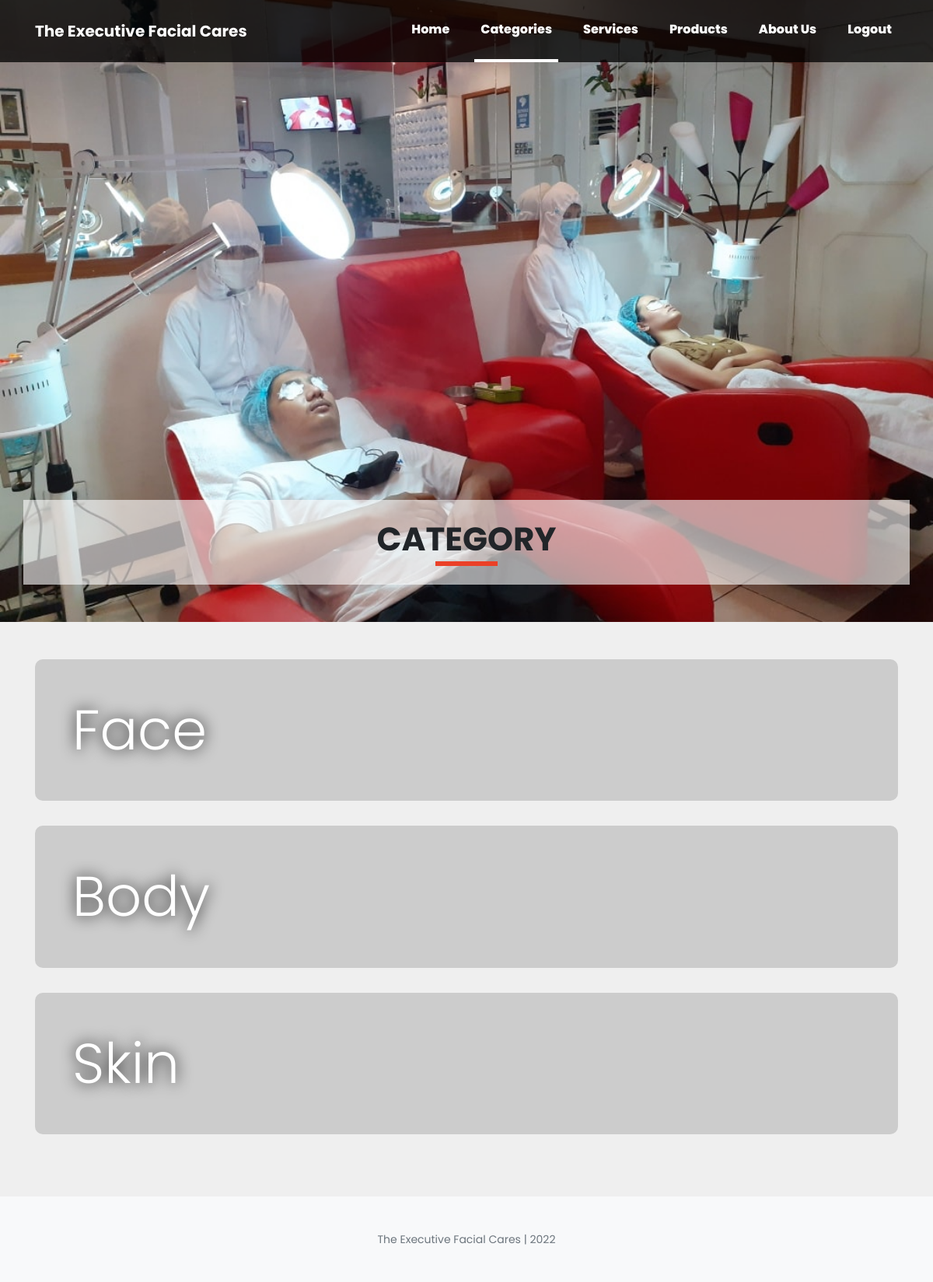
Screenshot of /index.php?page=category (signed in) with the database file from the repository.
### tables this page shows
CREATE TABLE `categories` (
  `id` int(30) NOT NULL,
  `name` varchar(100) NOT NULL,
  `img_path` varchar(100) DEFAULT NULL,
  `created_at` datetime NOT NULL DEFAULT current_timestamp()
);

### category.php (the view)
<?php include('component/masthead.php'); ?>
<section class="bg-light-gray py-5">
    <div class="container">
        <?php
            $categories = $conn->query("SELECT * FROM categories");
            while( $row = $categories->fetch_assoc()):
        ?>
        <div class="category-box">
            <h1 class="text-white display-3"><?php echo $row['name']?></h1>
        </div>
        <?php endwhile; ?>
    </div>
</section>

### ext/css/app.css (style rules this page uses)
body { font-family: 'Poppins'; }
.bg-light-gray { background-color: #efefef !important; }
.category-box { background:url('https://picsum.photos/300/200?random=3') center/cover no-repeat; padding: 3em; margin-bottom: 2em; border-radius: 10px; text-shadow: 0px 0px 19px #000000; }

### rows the page displays
categories: name "Face"
categories: name "Body"
categories: name "Skin"

### other values shown
$_SESSION['setting_hotel_name'] "The Executive Facial Cares"
$page "CATEGORY"
